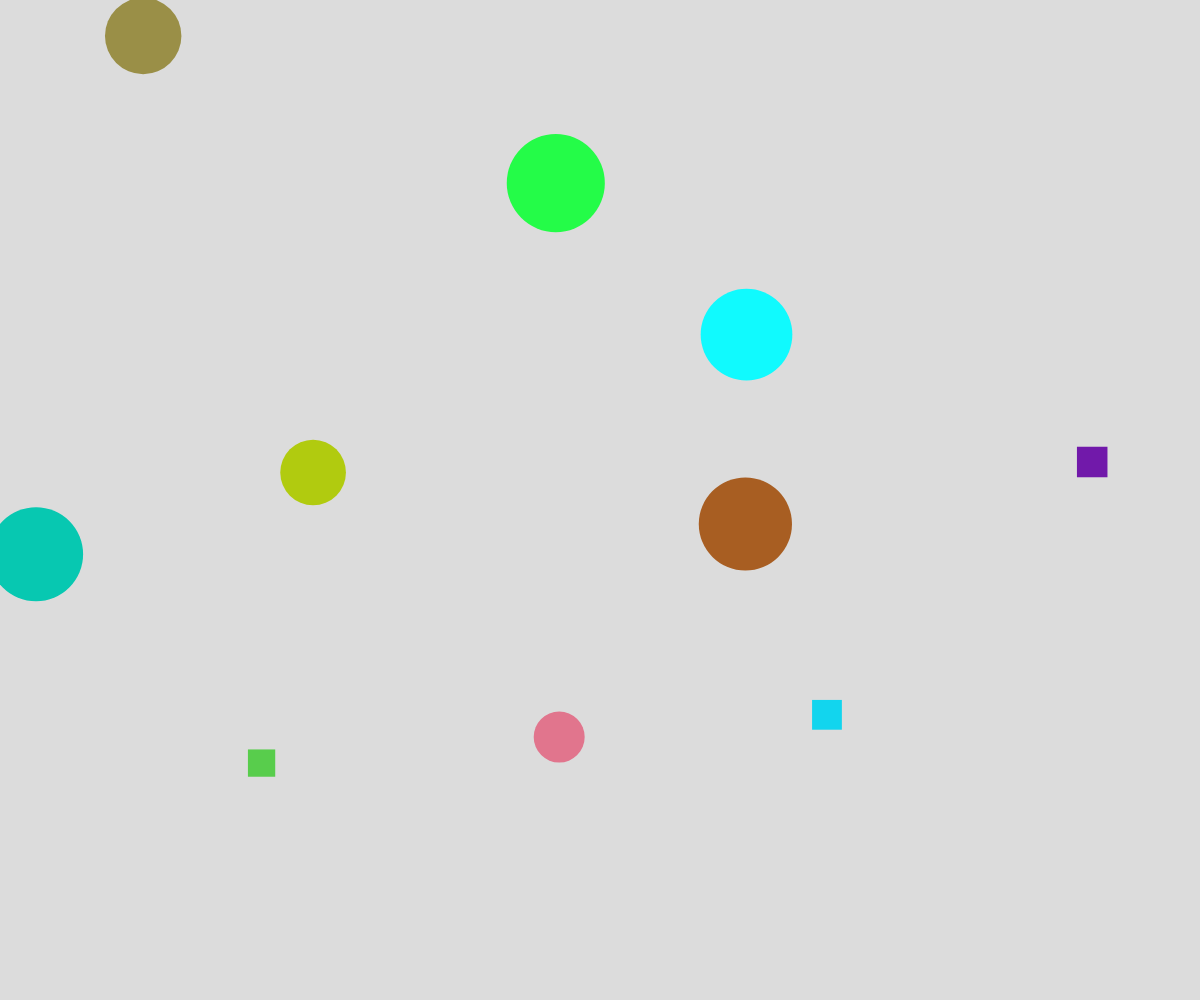
Frame 1 (no input)
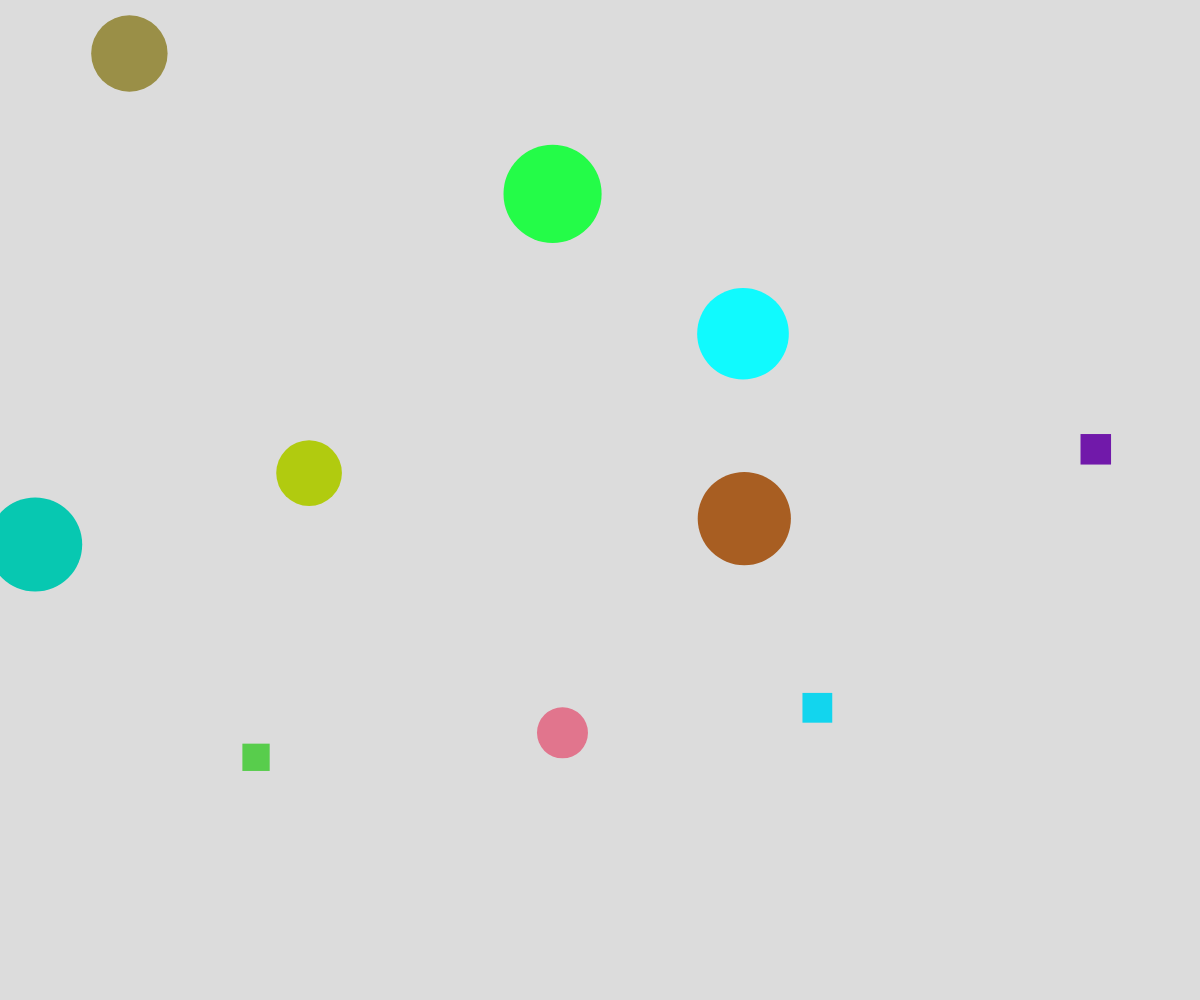
Frame 60 (no input)
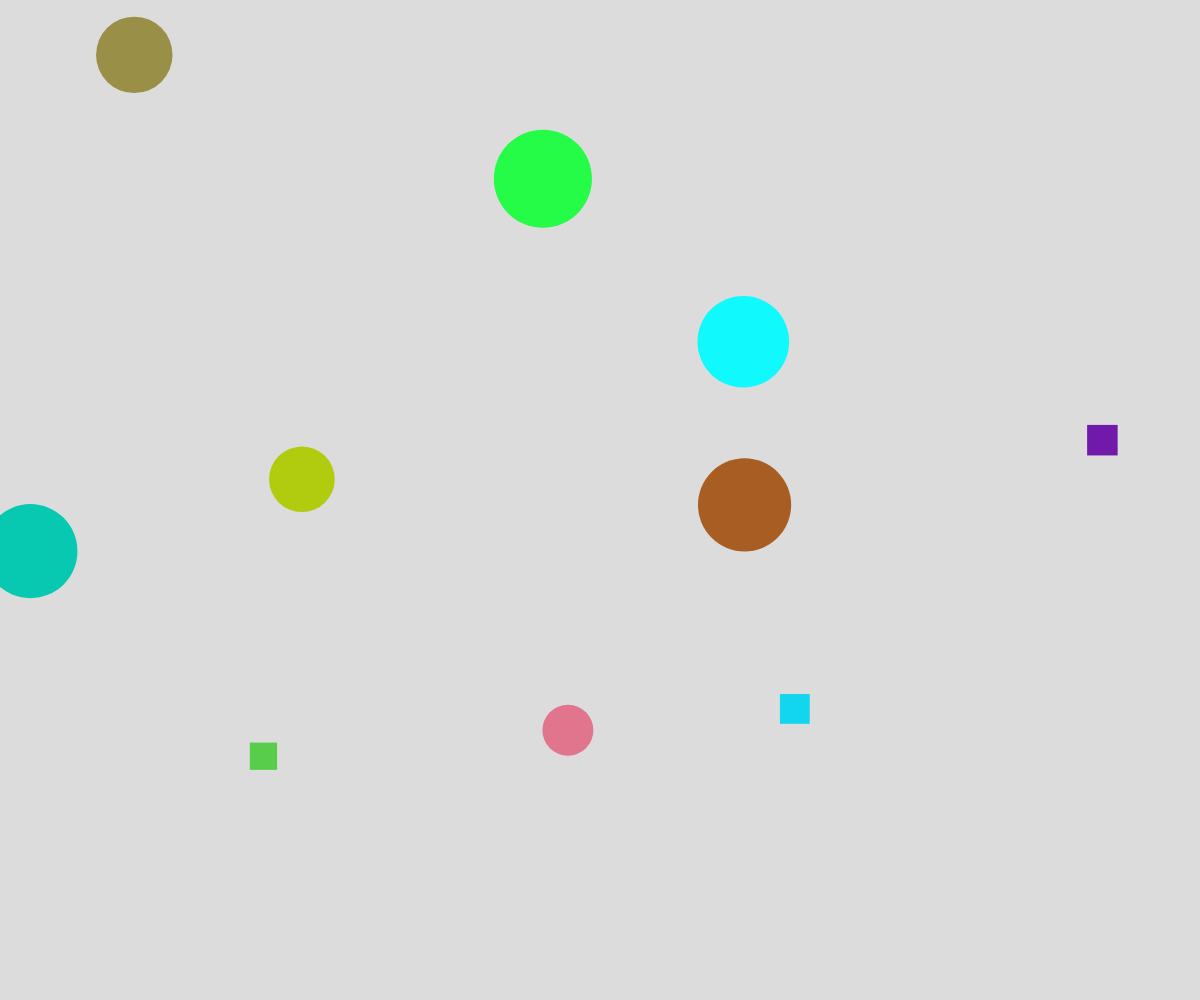
Frame 120 (the mouse pressed at the canvas centre since frame 60)

The p5.js sketch that drew these frames (run headless with seeded random() and noise() and a simulated clock; from frame 60 on, the mouse is pressed at the canvas centre):

// p5.js sketch
// ── sketch.js
// OOP inheritance Demo

//Parent Class
class Shape {
  constructor(x, y, color){
    this.x = x;
    this.y = y;
    this.color = color;
  }

  //commom display for all shapes
  display(){
    noStroke();
    fill(this.color);
  }

  move(){
    this.x += random(-2,2);
    this.y += random(-2,2);
  }
}

//Child Class
class Circle extends Shape {
  constructor(x, y, color, radius) {
    super(x, y, color);
    this.radius = radius;
  }

  //override display function
  display(){
    super.display(); //calling the parent display method
    circle(this.x, this.y, this.radius*2);
  }
}

class Square  extends Shape {
  constructor(x, y, color, size){
    super(x, y, color);
    this.size = size;
  }

  ///override the display function
  display(){
    super.display();
    square(this.x, this.y, this.size);
  }
}

let theShapes = [];

function setup() {
  createCanvas(windowWidth, windowHeight);

  //make 10 shapes 
  for(let i = 0; i < 10; i++){
    if (random(100) < 50){
      let someCircle = new Circle(random(width), random(height), color(random(255), random(255), random(255)), random(20,50));
      theShapes.push(someCircle);
    }
    else{
      let someSquare =  new Square(random(width), random(height), color(random(255), random(255), random(255)), random(20,50));
      theShapes.push(someSquare);
    }
  }
}

function draw() {
  background(220);
  
  for(let each of theShapes){
    each.move();
    each.display();
  }

}
